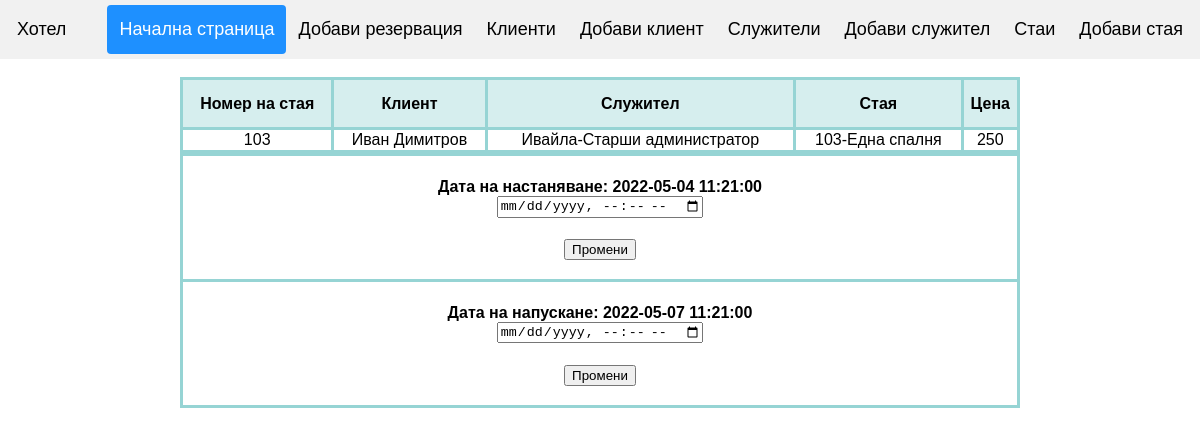
The page /showdetails.php?id=13 on the database its author committed.
### tables this page shows
CREATE TABLE `reservation` (
  `id_reservation` int(11) NOT NULL,
  `res_client` int(11) NOT NULL,
  `res_agent` int(11) NOT NULL,
  `res_room` int(11) NOT NULL,
  `date_in` datetime NOT NULL,
  `date_out` datetime NOT NULL
);

CREATE TABLE `room` (
  `id_room` int(11) NOT NULL,
  `room_number` varchar(255) NOT NULL,
  `room_type` int(255) NOT NULL,
  `room_price` varchar(255) NOT NULL,
  `room_status` varchar(255) NOT NULL
);

CREATE TABLE `client` (
  `id_client` int(11) NOT NULL,
  `client_fname` varchar(255) NOT NULL,
  `client_lname` varchar(255) NOT NULL,
  `client_address` varchar(255) NOT NULL,
  `client_phone` varchar(255) NOT NULL,
  `client_email` varchar(255) NOT NULL,
  `client_bill` decimal(12,2) NOT NULL
);

CREATE TABLE `agent` (
  `id_agent` int(11) NOT NULL,
  `agent_name` varchar(255) NOT NULL,
  `agent_phone` varchar(255) NOT NULL,
  `agent_position` int(11) NOT NULL
);

CREATE TABLE `agent_pos` (
  `id_pos` int(11) NOT NULL,
  `position` varchar(255) NOT NULL
);

CREATE TABLE `room_type` (
  `id_type` int(11) NOT NULL,
  `type` varchar(255) NOT NULL
);

### showdetails.php (the view, shortened to what this page needs)
<?php
include ('view/header.php');
?>
<!DOCTYPE html>
<html>
<head>
</head>
<body>
<br>
<table class="table">
        <thead>
            <tr style="height:50px">
                <th style="text-align:center;background-color: #D6EEEE">Номер на стая</th>
                <th style="text-align:center;background-color: #D6EEEE">Клиент</th>
                <th style="text-align:center;background-color: #D6EEEE">Служител</th>
                <th style="text-align:center;background-color: #D6EEEE">Стая</th>
                <th style="text-align:center;background-color: #D6EEEE">Цена</th>
            </tr>
        </thead>
        <tbody>
    <?php
        if(isset($_GET['id'])){
        $id = mysqli_real_escape_string($conn, $_GET['id']);
        $sql = "SELECT reservation.id_reservation,reservation.date_in, reservation.date_out, reservation.res_client, reservation.res_agent, reservation.res_room, room.room_status, room.room_number,room.id_room, room.room_price, room_type.type, client.id_client, client.client_fname, client.client_lname, agent.id_agent, agent.agent_name, agent_pos.position FROM reservation JOIN room ON reservation.res_room = room.id_room JOIN room_type ON room.room_type = room_type.id_type JOIN client ON reservation.res_client = client.id_client JOIN agent ON reservation.res_agent = agent.id_agent JOIN agent_pos ON agent.agent_position = agent_pos.id_pos WHERE reservation.id_reservation = $id";
        $query=mysqli_query($conn,$sql)or die(mysqli_error());
        while($row=mysqli_fetch_array($query)){
        ?>
            <tr>
                <td style="text-align:center; "><?php echo $row['room_number'] ?></td>
                <td style="text-align:center; "><?php echo $row['client_fname']." ".$row['client_lname'] ?></td>
                <td style="text-align:center; "><?php echo $row['agent_name']."-".$row['position'] ?></td>
                <td style="text-align:center; "><?php echo $row['room_number']."-".$row['type'] ?></td>
                <td style="text-align:center; "><?php echo $row['room_price'] ?></td>
        </tr>
            <?php } } ?>
        </tbody>
    </table>
<table class="table3">
<form method="POST">
<?php
$id = mysqli_real_escape_string($conn, $_GET['id']);
$sql = "SELECT reservation.id_reservation,reservation.date_in, reservation.date_out, reservation.res_client, reservation.res_agent, reservation.res_room, room.room_status, room.room_number,room.id_room, client.id_client, client.client_fname, client.client_lname, agent.id_agent, agent.agent_name, agent.agent_position FROM reservation JOIN room ON reservation.res_room = room.id_room JOIN client ON reservation.res_client = client.id_client JOIN agent ON reservation.res_agent = agent.id_agent WHERE reservation.id_reservation = $id";
        $query=mysqli_query($conn,$sql)or die(mysqli_error());
        while($row=mysqli_fetch_array($query)){
            ?>
<tr>
    <th>
    <h4>Дата на настаняване: <?php echo $row['date_in']; ?>
    <br>
    <form method="POST">
    <input type="datetime-local" id="date_in" name="date_in">
     </h4>
     <input type="submit" name="updatedatein" value="Промени">
     <br><br>
     </form>
<tr>
    <th>
    <h4>Дата на напускане: <?php echo $row['date_out']; ?>
    <br>
    <form method="POST">
    <input type="datetime-local" id="date_out" name="date_out">
     </h4>
    <input type="submit" name="updatedateout" value="Промени">
    <br><br>
    </th>
</tr>
</table>
<?php }
          ?>
</body>
</html>

### view/header.php (style rules this page uses)
* { box-sizing: border-box; }
body { margin: 0; font-family: Arial, Helvetica, sans-serif; }

### showdetails.php (style rules this page uses)
* { box-sizing: border-box; }
.table { margin-left: auto; margin-right: auto; width: 70%; border-collapse: collapse; }
.table3 { margin-left: auto; margin-right: auto; width: 70%; border-collapse: collapse; }
th, td { border-style:solid; border-color: #96D4D4; }

### rows shown on the page
reservation: res_room.room_number "103", res_client.client_fname "Иван", res_client.client_lname "Димитров", res_agent.agent_name "Ивайла", agent_pos.position "Старши администратор", room_type.type "Една спалня", res_room.room_price "250", date_in "2022-05-04 11:21:00", date_out "2022-05-07 11:21:00"
